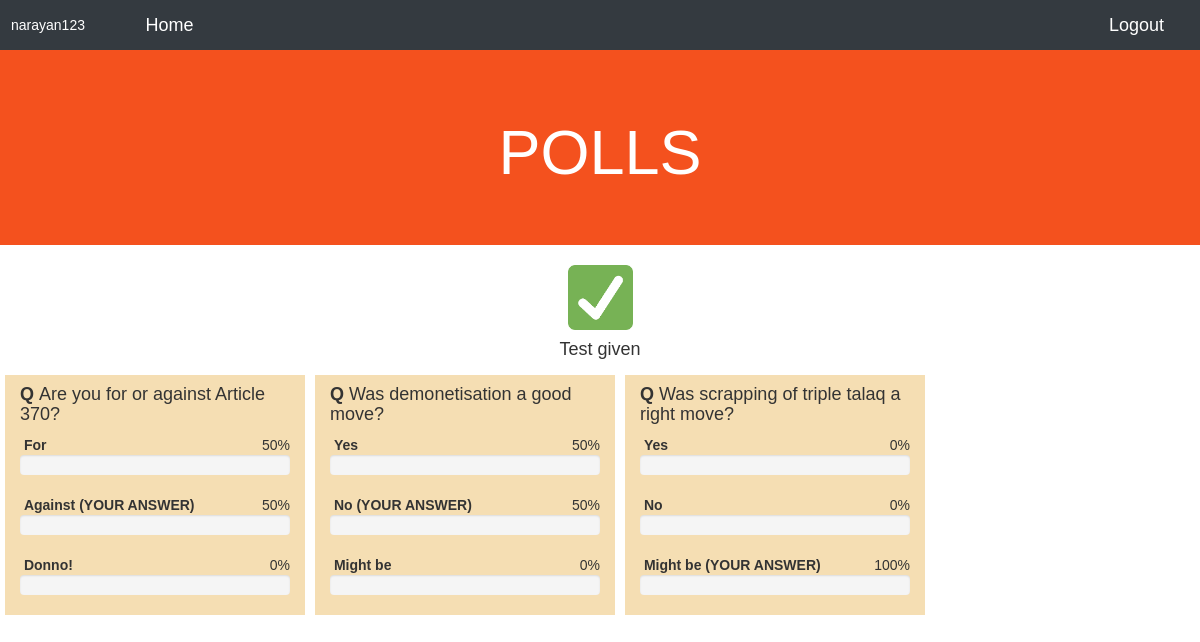
Page /polls/quiz2/results/ (signed in) on the committed database.
### polls/models.py (models this page shows, shortened)
class Question(models.Model):
    question_text = models.TextField(null=True, blank=True)
    option_1 = models.TextField(null=True, blank=True)
    option_1_chosen = models.IntegerField()
    option_2 = models.TextField(null=True, blank=True)
    option_2_chosen = models.IntegerField()
    option_3 = models.TextField(null=True, blank=True)
    option_3_chosen = models.IntegerField()
    quiz = models.ForeignKey('Quiz', on_delete=models.CASCADE,)

### polls/views.py (the view)
# urls.py: path('quiz<int:quiz_id>/results/', result_view, name="results")
def result_view(request, quiz_id):
    if (not request.user) or (not request.user.is_authenticated):
        return render(request, "polls/no_user.html")
    question = Question.objects.all().filter(quiz=quiz_id)
    q_a = []
    for q in question:
        curr = {}
        curr['question'] = q
        curr['answer'] = Question_answer.objects.all().filter(
            question=q).get(user=request.user)
        curr['total'] = len(Question_answer.objects.all().filter(question=q))
        q_a.append(curr)
    context = {'q_a': q_a, 'title': "Quiz results"}
    return render(request, "polls/results.html", context)

### polls/templatetags/extras.py (called while the page is built)
@register.filter
def to_percent(num, total):
    print(num)
    return int(num*100/total)

### polls/templates/polls/results.html (shortened to what this page needs)
{% extends 'polls/base.html' %}
{% load extras %}
{% load static %}
{% block content %}
	<center>
		<img src="{% static 'polls/tickmark.png' %}" width="65"></img>
		<h4>Test given</h4>
	</center>
	{% for i in q_a %}
		<div class="col-md-3" style="background-color:wheat;margin:5px;" >
			<h4><strong>Q </strong>{{i.question.question_text}}</h4>
			{% with i.question.option_1_chosen|to_percent:i.total as percent %}
				<strong>
					 &nbsp;{{i.question.option_1}}
					</strong>
				<span class="pull-right">{{percent}}%</span>
				<div class="progress progress-danger active">
					<div class="bar" style="width:{{percent}}%;">
					</div>
				</div>
			{% endwith %}
			{% with i.question.option_2_chosen|to_percent:i.total as percent %}
				<strong>
					 &nbsp;{{i.question.option_2}}
					{% if i.answer.input_answer is 2 %}
						(YOUR ANSWER)
					{% endif %}
				</strong>
				<span class="pull-right">{{percent}}%</span>
				<div class="progress progress-danger active">
					<div class="bar" style="width:{{percent}}%;">
					</div>
				</div>
			{% endwith %}
			{% with i.question.option_3_chosen|to_percent:i.total as percent %}
				<strong>
					 &nbsp;{{i.question.option_3}}
					{% if i.answer.input_answer is 3 %}
						(YOUR ANSWER)
					{% endif %}
				</strong>
				<span class="pull-right">{{percent}}%</span>
				<div class="progress progress-danger active">
					<div class="bar" style="width:{{percent}}%;">
					</div>
				</div>
			{% endwith %}
		</div>
	{% endfor %}
{% endblock %}

### polls/templates/polls/base.html (shortened to what this page needs)
<!DOCTYPE html>
<html lang="en">
<head>
    <link rel="stylesheet" href="https://maxcdn.bootstrapcdn.com/bootstrap/4.3.1/css/bootstrap.min.css">
    <link href="//netdna.bootstrapcdn.com/twitter-bootstrap/2.3.2/css/bootstrap-combined.min.css" rel="stylesheet" id="bootstrap-css">
    <link href="//netdna.bootstrapcdn.com/bootstrap/3.0.3/css/bootstrap.min.css" rel="stylesheet" id="bootstrap-css">
</head>
<body>
    <nav class="navbar navbar-expand-sm bg-dark navbar-dark" id="navig">
        {% if user.is_authenticated %}
            {{user}} &nbsp;&nbsp;&nbsp;
            <a class="navbar-brand" style="margin-right:auto;margin-left:30px;" href="{% url 'polls:quiz_home' %}">Home</a>
            <a class="navbar-brand" style="margin-left:auto;margin-right:10px;" href="{% url 'logout' %}">Logout</a>
        {% endif %}
    </nav>
    <div class="jumbotron jumbotron-fluid text-center">
        <div class="container">
            <h1>POLLS</h1>
        </div>
    </div>
    <br>
    {% block content %}
    {% endblock %}
</body>

### polls/templates/polls/base.html (style rules this page uses)
.jumbotron { background-color: #f4511e; color: #ffffff; margin-bottom: 0; }
body { font-family: Arial, Helvetica, sans-serif; padding:0px; }
#navig { height:45px;text-size:20px;color:white;border-radius:0px;margin:0px; }

### rows in the picture
Question: question.question_text "Are you for or against Article 370?", question.option_1 "For", total "50", question.option_2 "Against", shows "(YOUR ANSWER)", question.option_3 "Donno!", total "0"
Question: question.question_text "Was demonetisation a good move?", question.option_1 "Yes", total "50", question.option_2 "No", shows "(YOUR ANSWER)", question.option_3 "Might be", total "0"
Question: question.question_text "Was scrapping of triple talaq a right move?", question.option_1 "Yes", total "0", question.option_2 "No", question.option_3 "Might be", shows "(YOUR ANSWER)", total "100"

### other values in the picture
{{ user }} "narayan123"
